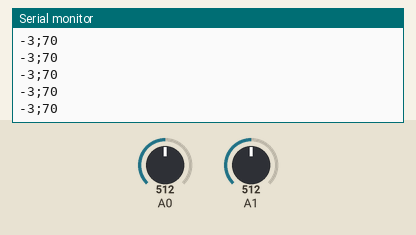
Recording of a sketch running on a simulated Arduino Uno, built with avr-gcc and run on an emulated ATmega328P. On the bench: the last lines printed to the serial monitor. The inputs (shaded band) are chosen by the test bench; at power-on: A1 = 512, A0 = 512.

Above: at 2.7 s.
2.8 s: A1 set to 460
At 3.9 s:
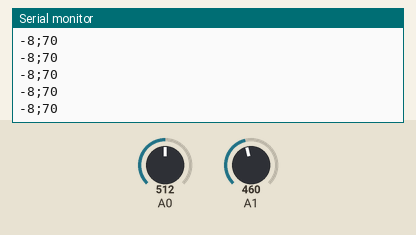
4.3 s: A1 set to 432
At 5.2 s:
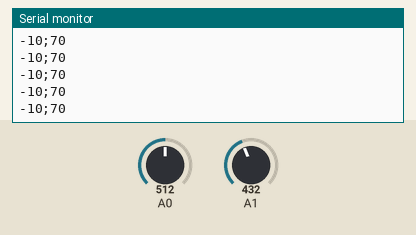
5.8 s: A0 set to 740
At 6.6 s:
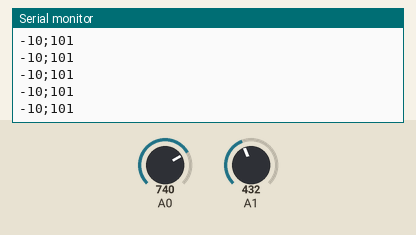
Timing chart, 0 to 8.3 s (numbered marks = the images above; inputs shaded):
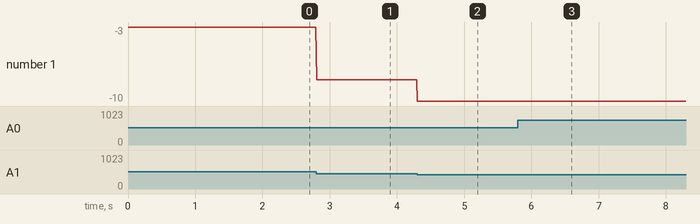

The sketch:

CARTE_ARDUINO_MANETTE.ino
```cpp
int Valeur_Servo;
int Valeur_ESC;


void setup() {
  // put your setup code here, to run once:
  Serial.begin(115200);
}

void loop() {
  // put your main code here, to run repeatedly:
    Valeur_Servo = analogRead(A0);
    Valeur_Servo = map(Valeur_Servo, 0, 1023, 0, 140);
    Valeur_ESC = analogRead(A1);
    Valeur_ESC = map(Valeur_ESC, 0, 1023, -50, 45);

    Serial.print(Valeur_ESC);Serial.print(';');Serial.println(Valeur_Servo);
    delay(10);
}
```

Measured:
- after the input at 2.8 s, the serial monitor: prints a new line at once (image 1)
- after the input at 4.3 s, the serial monitor: prints a new line at once (image 2)
- after the input at 5.8 s, the serial monitor: prints a new line at once (image 3)
- plotted number 1: -3 → -8 after the input at 2.8 s, -8 → -10 after the input at 4.3 s
